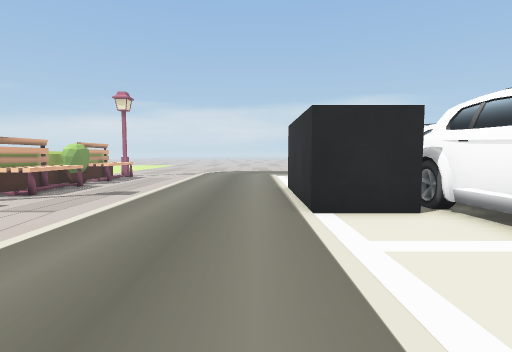
[1] (above)

24 first-person views from a walk through a scene from a Unity 3-D project. The camera is 0.51 m above the floor, tilts 4° down and sees 80° across. The floor is counted in squares, 0.5 m on a side. Each view is taken from the middle of a square. On the plan, view 1 faces up. The plan holds only what a view shows up to about 12 squares ahead; the rest is blank. The place goes on beyond the plan.

[2]
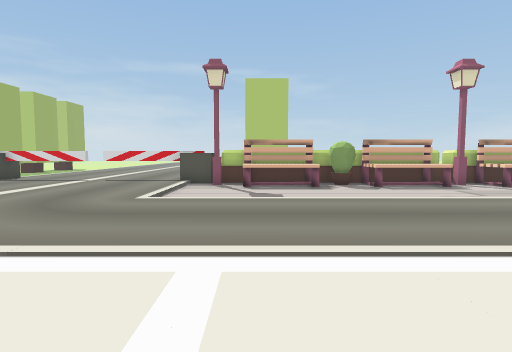

[3]
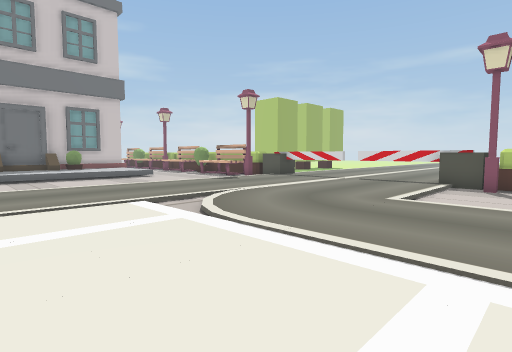

[4]
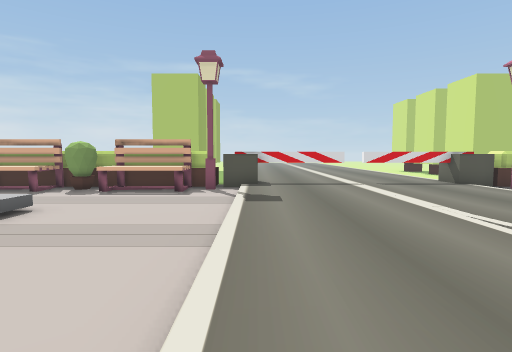

[5]
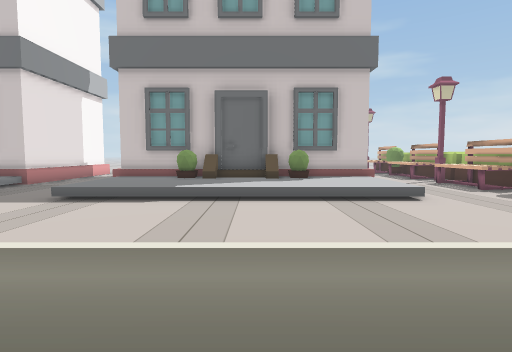

[6]
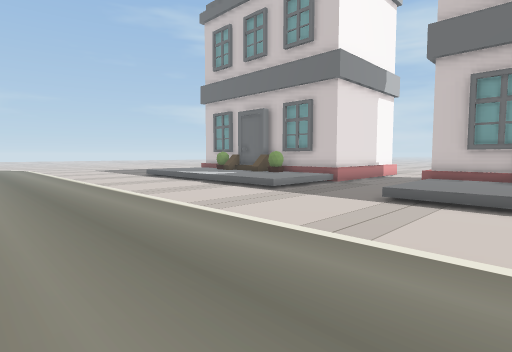

[7]
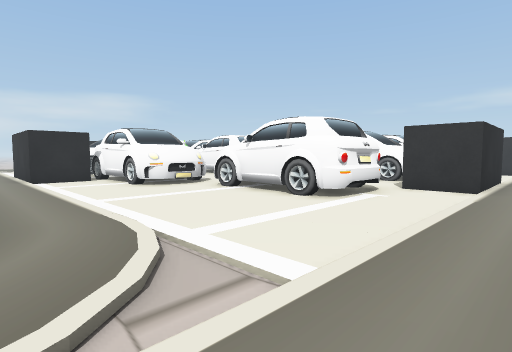

[8]
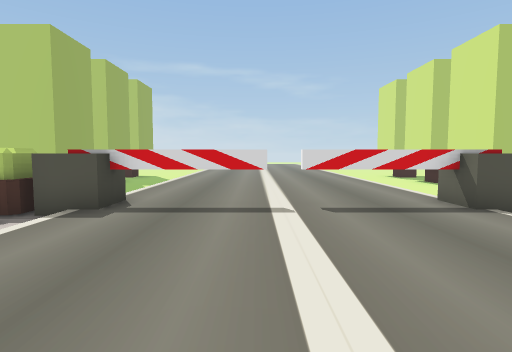

[9]
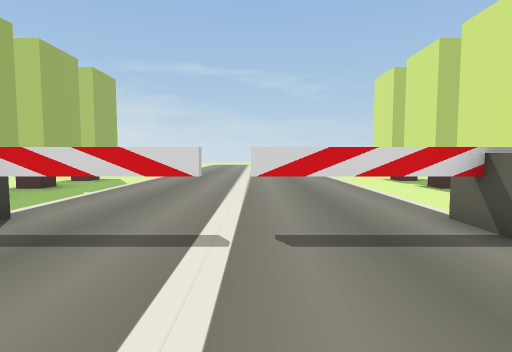

[10]
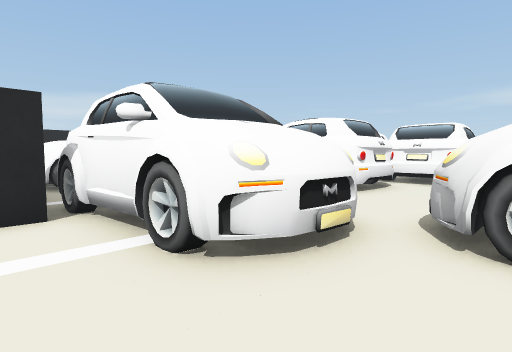

[11]
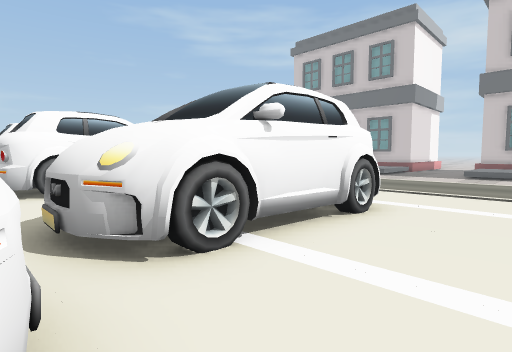

[12]
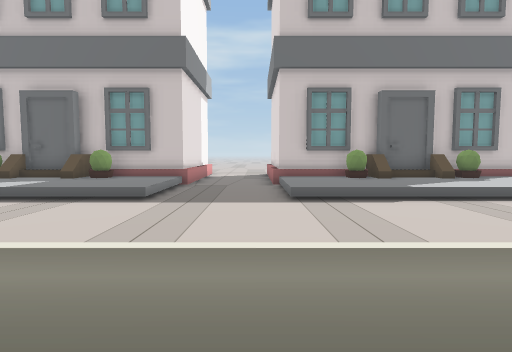

[13]
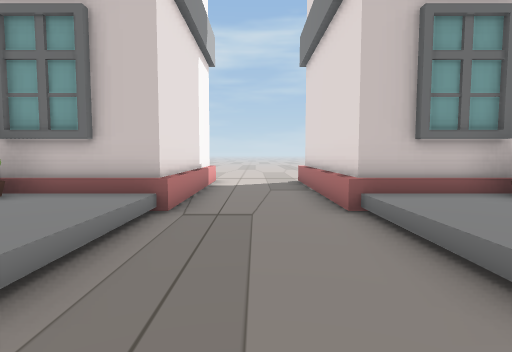

[14]
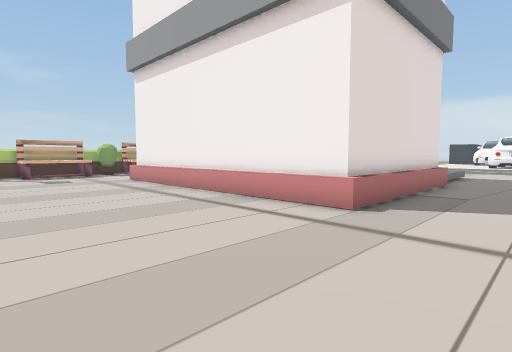

[15]
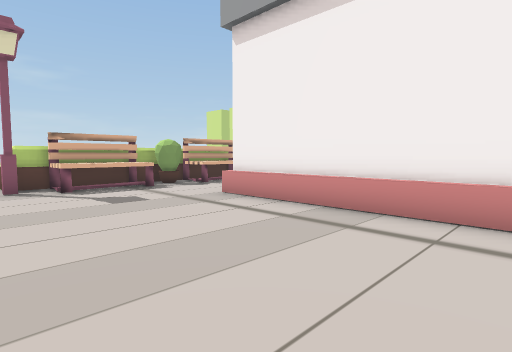

[16]
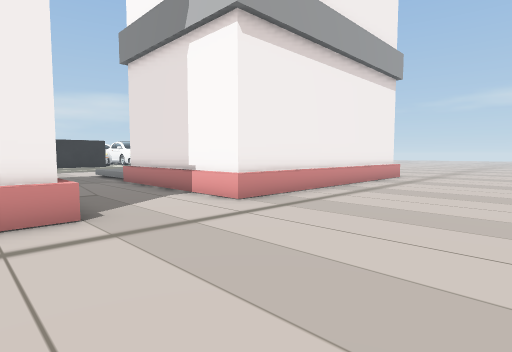

[17]
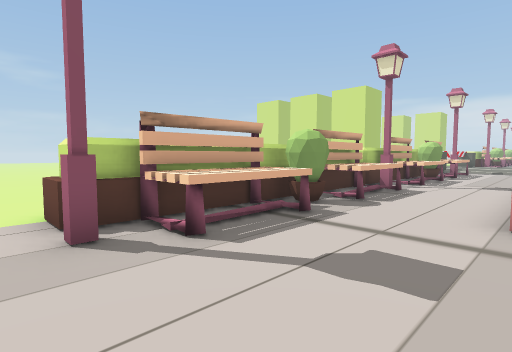

[18]
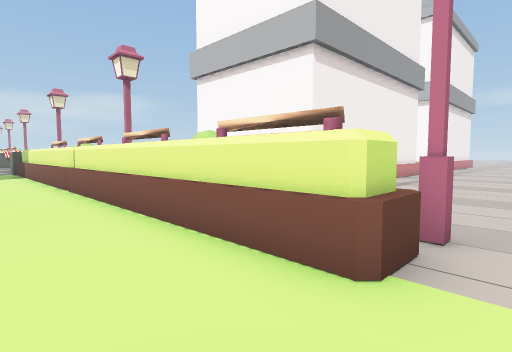

[19]
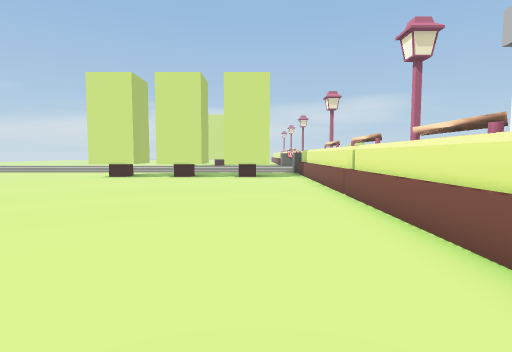

[20]
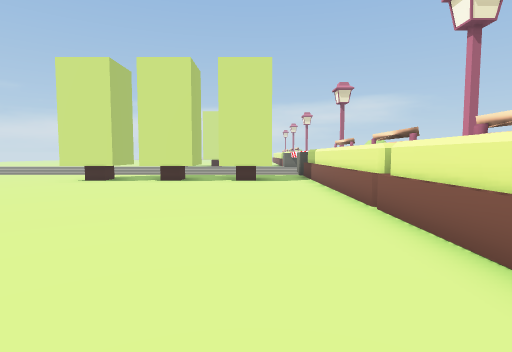

[21]
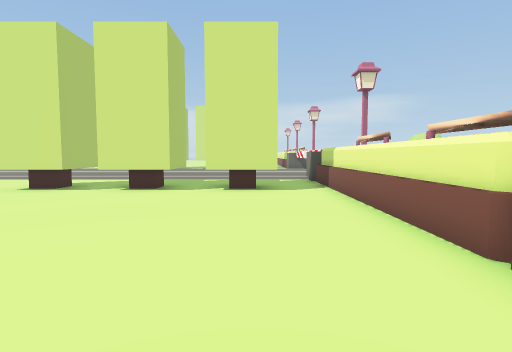

[22]
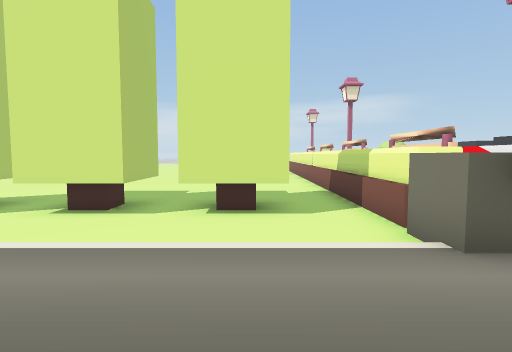

[23]
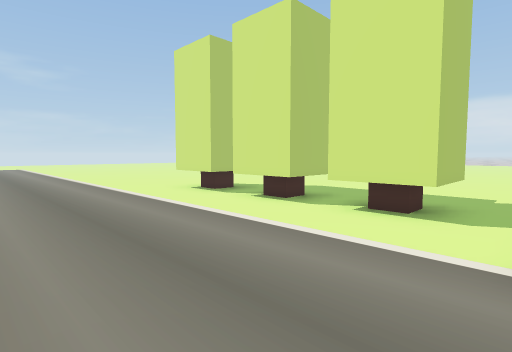

[24]
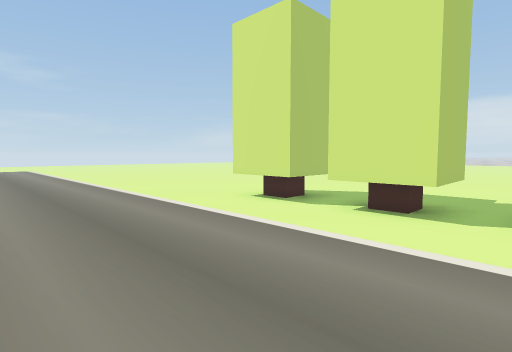

### Floor plan
Key: @ floor where view 1 was taken; # wall or solid block; . main floor; : floor 0.05 m higher than the main floor; + floor 0.15 m higher than the main floor; / step, stairs or slope; = window, fence, low wall or low ledge; ^ raised ledge; B black block; C car; T thing the floor can be seen under or through; O other object.
Columns run from 17 left of view 1 to 16 right of it. Each row starts with its distance up from view 1.
  9    .. .. ^#=../:::B
  8   ...... ^#.../:::B
  7   ...... ^#.../:::B  C
  6  .......^^#=../:::BBBC     C
  5 ........^^#=../::::::C     CCC C
  4 ........^^#=../::::::CCC   CCCCC
  3 ........^^#.../::::::CCC::::::CC
  2 ........^^#=../::::::CCC::::::CCCC
  1 #. T. T.^^#=../::::::::CCC::CCCC O
  0 #.TT.TT.^^#=../::@:::::CC   CCC  O
 -1 ........^^#.../::::::::CCC   C
 -2 ........^^..../::::::::C     C
 -3 ::::::::#^:::::::::::::CCC
 -4 :::::::::T:::::::::::::CCC
 -5 :::::::::T::::::::::::::::B
 -6 :::::::::::::::::.::::::::BBBBB
 -7  :::::::::::::::::::::::::::::::
 -8  ::::::::T::::::::::::::::::::::::
 -9  ::::::::T::::::::::::::::::::::::
-10  :::::::^^::::::::::::::::::::::::
-11 ........^^#......................
-12 ........^^#......................
-13 #.##.##.^^#=....................
-14 #.##.##.^^#=...................
-15 ........^^#.../++++++++/.../++++
-16 ........^^#.../++++++++/.../++++
-17 ........^^#=../++++++++/.../++++++
-18 ........^^#=../+#=##^#+/.../+#=##^
-19 ........^^#=..##^^^^^^##...##^^^ ^
-20 ........=^#...         #...#
-21 ........^^#=..         #...#
-22  .......^^#=..         #...#
-23   ......^^#=..         #...#
-24   ......^^#...         #...#
-25    .....^^#...##########...#######
-26     ....^^#=......................
-27       ..^^#=......................
-28 ........^^#=......................
-29 ........=^#.......................
-30       . ..... ..... .........

Positions as (right, up) in squares from view 1, and headings:
1: (0, 0), facing up
2: (4, 0), facing left
3: (4, 0), facing down-left
4: (3, -10), facing left
5: (1, -7), facing down
6: (3, -7), facing down-right
7: (-1, -8), facing up-right
8: (-2, -7), facing left
9: (-4, -6), facing left
10: (2, 0), facing up-right
11: (3, 2), facing down-right
12: (7, -7), facing down
13: (8, -13), facing down
14: (9, -30), facing up-left
15: (3, -30), facing up-left
16: (5, -30), facing up-right
17: (-3, -30), facing up-left
18: (-11, -30), facing up-right
19: (-11, -28), facing up
20: (-11, -26), facing up
21: (-11, -23), facing up
22: (-11, -6), facing up
23: (-9, -6), facing up-left
24: (-12, -6), facing up-left
